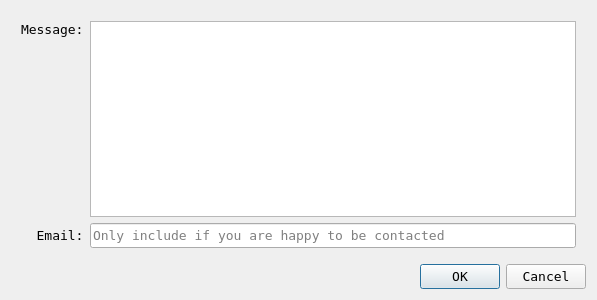
<?xml version="1.0" encoding="UTF-8"?>
<ui version="4.0">
 <class>sendSugg</class>
 <widget class="QDialog" name="sendSugg">
  <property name="geometry">
   <rect>
    <x>0</x>
    <y>0</y>
    <width>597</width>
    <height>300</height>
   </rect>
  </property>
  <property name="font">
   <font>
    <family>Bitstream Vera Sans Mono</family>
    <pointsize>10</pointsize>
   </font>
  </property>
  <property name="windowTitle">
   <string>Submit Suggestion</string>
  </property>
  <property name="windowIcon">
   <iconset>
    <normaloff>flatearth.jpg</normaloff>flatearth.jpg</iconset>
  </property>
  <layout class="QGridLayout" name="gridLayout">
   <item row="0" column="0">
    <layout class="QVBoxLayout" name="verticalLayout">
     <property name="leftMargin">
      <number>10</number>
     </property>
     <property name="topMargin">
      <number>10</number>
     </property>
     <property name="rightMargin">
      <number>10</number>
     </property>
     <property name="bottomMargin">
      <number>10</number>
     </property>
     <item>
      <layout class="QHBoxLayout" name="horizontalLayout_2">
       <property name="topMargin">
        <number>0</number>
       </property>
       <item>
        <widget class="QLabel" name="label_2">
         <property name="text">
          <string>Message:</string>
         </property>
         <property name="alignment">
          <set>Qt::AlignLeading|Qt::AlignLeft|Qt::AlignTop</set>
         </property>
        </widget>
       </item>
       <item>
        <widget class="QPlainTextEdit" name="suggInput"/>
       </item>
      </layout>
     </item>
     <item>
      <layout class="QHBoxLayout" name="horizontalLayout">
       <property name="topMargin">
        <number>0</number>
       </property>
       <item>
        <widget class="QLabel" name="label">
         <property name="text">
          <string>  Email:</string>
         </property>
        </widget>
       </item>
       <item>
        <widget class="QLineEdit" name="emailAdInput">
         <property name="text">
          <string/>
         </property>
         <property name="placeholderText">
          <string>Only include if you are happy to be contacted</string>
         </property>
        </widget>
       </item>
      </layout>
     </item>
    </layout>
   </item>
   <item row="1" column="0">
    <widget class="QDialogButtonBox" name="buttonBox">
     <property name="orientation">
      <enum>Qt::Horizontal</enum>
     </property>
     <property name="standardButtons">
      <set>QDialogButtonBox::Cancel|QDialogButtonBox::Ok</set>
     </property>
    </widget>
   </item>
  </layout>
 </widget>
 <resources/>
 <connections>
  <connection>
   <sender>buttonBox</sender>
   <signal>accepted()</signal>
   <receiver>sendSugg</receiver>
   <slot>accept()</slot>
   <hints>
    <hint type="sourcelabel">
     <x>248</x>
     <y>254</y>
    </hint>
    <hint type="destinationlabel">
     <x>157</x>
     <y>274</y>
    </hint>
   </hints>
  </connection>
  <connection>
   <sender>buttonBox</sender>
   <signal>rejected()</signal>
   <receiver>sendSugg</receiver>
   <slot>reject()</slot>
   <hints>
    <hint type="sourcelabel">
     <x>316</x>
     <y>260</y>
    </hint>
    <hint type="destinationlabel">
     <x>286</x>
     <y>274</y>
    </hint>
   </hints>
  </connection>
 </connections>
</ui>
